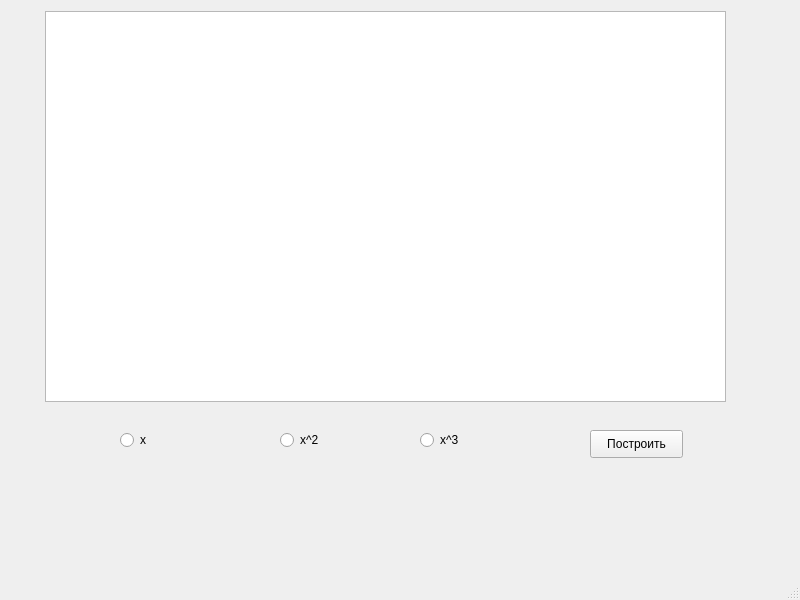
<?xml version="1.0" encoding="UTF-8"?>
<ui version="4.0">
 <class>MainWindow</class>
 <widget class="QMainWindow" name="MainWindow">
  <property name="geometry">
   <rect>
    <x>0</x>
    <y>0</y>
    <width>800</width>
    <height>600</height>
   </rect>
  </property>
  <property name="windowTitle">
   <string>MainWindow</string>
  </property>
  <widget class="QWidget" name="centralwidget">
   <widget class="PlotWidget" name="graphicsView">
    <property name="geometry">
     <rect>
      <x>45</x>
      <y>11</y>
      <width>681</width>
      <height>391</height>
     </rect>
    </property>
   </widget>
   <widget class="QPushButton" name="pushButton">
    <property name="geometry">
     <rect>
      <x>590</x>
      <y>430</y>
      <width>93</width>
      <height>28</height>
     </rect>
    </property>
    <property name="text">
     <string>Построить</string>
    </property>
   </widget>
   <widget class="QRadioButton" name="radioButton">
    <property name="geometry">
     <rect>
      <x>120</x>
      <y>430</y>
      <width>95</width>
      <height>20</height>
     </rect>
    </property>
    <property name="text">
     <string>x</string>
    </property>
   </widget>
   <widget class="QRadioButton" name="radioButton_2">
    <property name="geometry">
     <rect>
      <x>280</x>
      <y>430</y>
      <width>95</width>
      <height>20</height>
     </rect>
    </property>
    <property name="text">
     <string>x^2</string>
    </property>
   </widget>
   <widget class="QRadioButton" name="radioButton_3">
    <property name="geometry">
     <rect>
      <x>420</x>
      <y>430</y>
      <width>95</width>
      <height>20</height>
     </rect>
    </property>
    <property name="text">
     <string>x^3</string>
    </property>
   </widget>
  </widget>
  <widget class="QMenuBar" name="menubar">
   <property name="geometry">
    <rect>
     <x>0</x>
     <y>0</y>
     <width>800</width>
     <height>26</height>
    </rect>
   </property>
  </widget>
  <widget class="QStatusBar" name="statusbar"/>
 </widget>
 <customwidgets>
  <customwidget>
   <class>PlotWidget</class>
   <extends>QGraphicsView</extends>
   <header>pyqtgraph</header>
  </customwidget>
 </customwidgets>
 <resources/>
 <connections/>
</ui>
